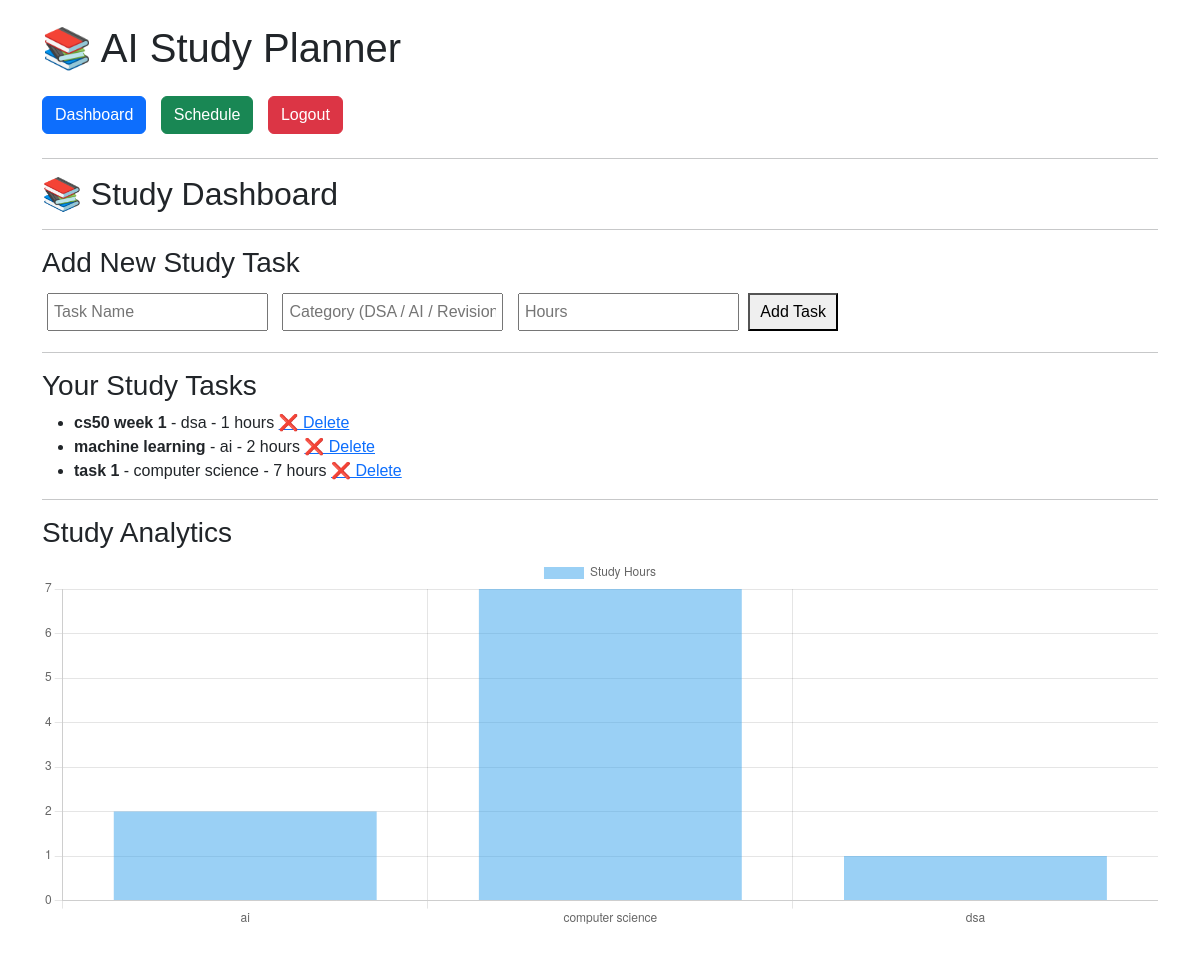
The page / (signed in) on the database its author committed.
### tables this page shows
CREATE TABLE tasks (
    id INTEGER PRIMARY KEY AUTOINCREMENT,
    user_id INTEGER,
    task_name TEXT,
    category TEXT,
    duration INTEGER,
    FOREIGN KEY (user_id) REFERENCES users(id)
);

### app.py (the view)
@app.route("/")
def index():
    if "user_id" not in session:
        return redirect("/login")
    conn = get_db()
    cursor = conn.cursor()
    cursor.execute(
        "SELECT * FROM tasks WHERE user_id=?",
        (session["user_id"],)
    )
    tasks = cursor.fetchall()
    cursor.execute(
        "SELECT category, SUM(duration) FROM tasks WHERE user_id=? GROUP BY category",
        (session["user_id"],)
    )
    stats = cursor.fetchall()
    conn.close()
    labels = [row[0] for row in stats]
    data = [row[1] for row in stats]
    return render_template(
        "dashboard.html",
        tasks=tasks,
        labels=labels,
        data=data
    )

### app.py (called while the page is built)
def get_db():
    return sqlite3.connect("study.db")

### templates/dashboard.html (shortened to what this page needs)
{% extends "layout.html" %}
{% block body %}
<h2>📚 Study Dashboard</h2>
<hr>
<h3>Add New Study Task</h3>
<form action="/add" method="post">
    <input type="text" name="task" placeholder="Task Name" required>
    <input type="text" name="category" placeholder="Category (DSA / AI / Revision)" required>
    <input type="number" name="duration" placeholder="Hours" min="1" step="1" required>
    <button type="submit">Add Task</button>
</form>
<hr>
<h3>Your Study Tasks</h3>
{% if tasks %}
<ul>
    {% for task in tasks %}
    <li>
        <strong>{{ task[2] }}</strong> - {{ task[3] }} - {{ task[4] }} hours
        <a href="/delete/{{ task[0] }}">❌ Delete</a>
    </li>
    {% endfor %}
</ul>
{% else %}
<p>No tasks yet. Add one above!</p>
{% endif %}
<hr>
<h3>Study Analytics</h3>
{% if labels %}
<canvas id="studyChart" height="100"></canvas>
<script>
const labels = {{ labels|tojson }};
const values = {{ data|tojson }};
const ctx = document.getElementById("studyChart");
new Chart(ctx, {
    type: "bar",
    data: {
        labels: labels,
        datasets: [{
            label: "Study Hours",
            data: values
        }]
    }
});
</script>
{% else %}
<p>No data to display yet. Add some tasks to see your analytics!</p>
{% endif %}
{% endblock %}

### static/styles.css (style rules this page uses)
body { font-family: Arial; margin:40px; }
input { margin:5px; padding:5px; }
button { padding:5px 10px; }
a { margin-right:10px; }

### rows shown on the page
tasks: task_name "cs50 week 1", category "dsa", duration "1"
tasks: task_name "machine learning", category "ai", duration "2"
tasks: task_name "task 1", category "computer science", duration "7"

### other values the page prints
chart data {{ labels|tojson }} ["ai", "computer science", "dsa"]
chart data {{ data|tojson }} [2, 7, 1]
